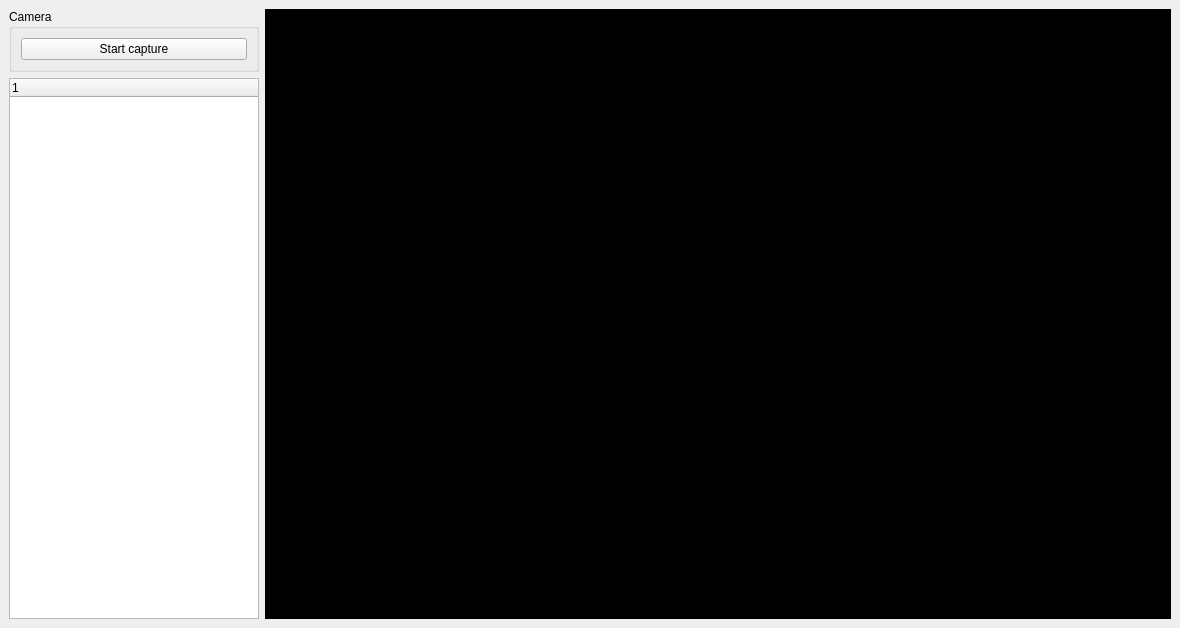
<?xml version="1.0" encoding="UTF-8"?>
<ui version="4.0">
 <class>PCLViewer</class>
 <widget class="QMainWindow" name="PCLViewer">
  <property name="geometry">
   <rect>
    <x>0</x>
    <y>0</y>
    <width>1180</width>
    <height>628</height>
   </rect>
  </property>
  <property name="minimumSize">
   <size>
    <width>0</width>
    <height>0</height>
   </size>
  </property>
  <property name="maximumSize">
   <size>
    <width>5000</width>
    <height>5000</height>
   </size>
  </property>
  <property name="windowTitle">
   <string>PCLViewer</string>
  </property>
  <widget class="QWidget" name="centralwidget">
   <layout class="QGridLayout" name="gridLayout_2">
    <item row="0" column="0">
     <layout class="QVBoxLayout" name="verticalLayout_2">
      <item>
       <widget class="QGroupBox" name="groupBox">
        <property name="sizePolicy">
         <sizepolicy hsizetype="Fixed" vsizetype="Fixed">
          <horstretch>0</horstretch>
          <verstretch>0</verstretch>
         </sizepolicy>
        </property>
        <property name="minimumSize">
         <size>
          <width>250</width>
          <height>0</height>
         </size>
        </property>
        <property name="title">
         <string>Camera</string>
        </property>
        <layout class="QVBoxLayout" name="verticalLayout_3">
         <item>
          <widget class="QPushButton" name="startPushbutton">
           <property name="text">
            <string>Start capture</string>
           </property>
          </widget>
         </item>
        </layout>
        <zorder>startPushbutton</zorder>
        <zorder>startPushbutton</zorder>
       </widget>
      </item>
      <item>
       <layout class="QGridLayout" name="gridLayout_3">
        <item row="0" column="0">
         <widget class="QTreeWidget" name="treeWidget">
          <property name="sizePolicy">
           <sizepolicy hsizetype="Fixed" vsizetype="Expanding">
            <horstretch>0</horstretch>
            <verstretch>0</verstretch>
           </sizepolicy>
          </property>
          <property name="minimumSize">
           <size>
            <width>250</width>
            <height>0</height>
           </size>
          </property>
          <property name="maximumSize">
           <size>
            <width>250</width>
            <height>16777215</height>
           </size>
          </property>
          <column>
           <property name="text">
            <string notr="true">1</string>
           </property>
          </column>
         </widget>
        </item>
       </layout>
      </item>
     </layout>
    </item>
    <item row="0" column="1">
     <widget class="QVTKWidget" name="qvtkWidget" native="true">
      <property name="sizePolicy">
       <sizepolicy hsizetype="Expanding" vsizetype="Expanding">
        <horstretch>0</horstretch>
        <verstretch>0</verstretch>
       </sizepolicy>
      </property>
      <property name="minimumSize">
       <size>
        <width>0</width>
        <height>0</height>
       </size>
      </property>
      <property name="autoFillBackground">
       <bool>false</bool>
      </property>
      <property name="styleSheet">
       <string notr="true">background-color: rgb(0, 0, 0);</string>
      </property>
     </widget>
    </item>
   </layout>
  </widget>
 </widget>
 <customwidgets>
  <customwidget>
   <class>QVTKWidget</class>
   <extends>QWidget</extends>
   <header>QVTKWidget.h</header>
  </customwidget>
 </customwidgets>
 <resources/>
 <connections/>
</ui>
